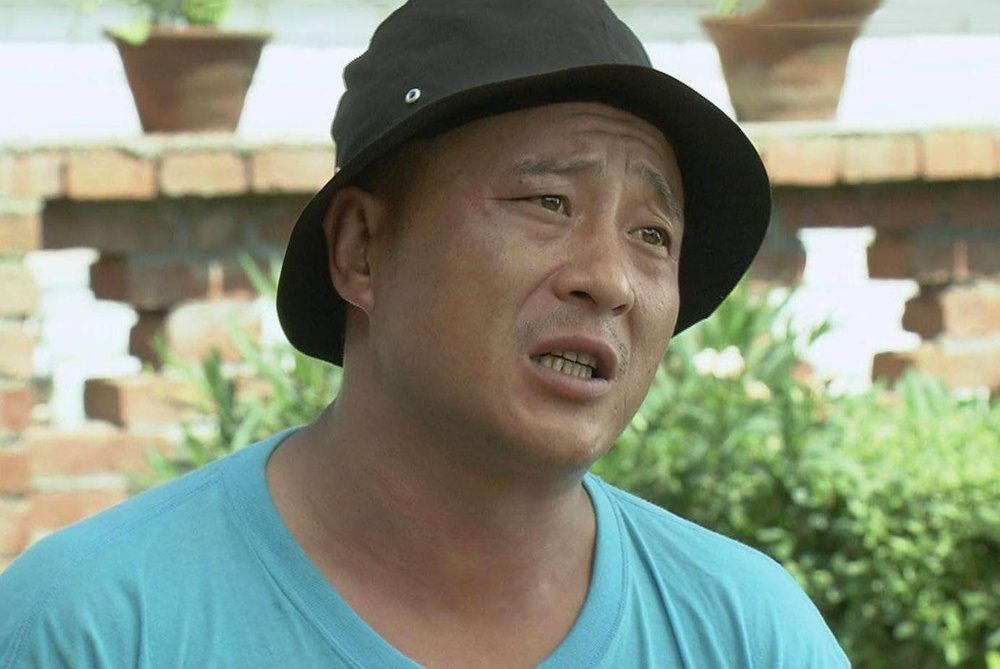
#> input picture 246-罗允骏/第四周/NicolasZhaoSi.jpg, 1000 x 669 px, shrunk from 1388 x 928 before the run
$ python ImplementingGaussianNoise.py
#> lines starting #> are read from the running program, lines starting #| are printed output that depends on the picture

import numpy as np
import cv2
from numpy import shape
import random


def GaussianNoise(src,means,sigma,percetage):
    NoiseImg=src
    NoiseNum=int(percetage*src.shape[0]*src.shape[1])
    for i in range(NoiseNum):

        randX=random.randint(0,src.shape[0]-1)
        randY=random.randint(0,src.shape[1]-1)

        NoiseImg[randX,randY]=NoiseImg[randX,randY]+random.gauss(means,sigma)
        if  NoiseImg[randX, randY]< 0:
            NoiseImg[randX, randY]=0
        elif NoiseImg[randX, randY]>255:
            NoiseImg[randX, randY]=255
    return NoiseImg
img = cv2.imread('NicolasZhaoSi.jpg',0)
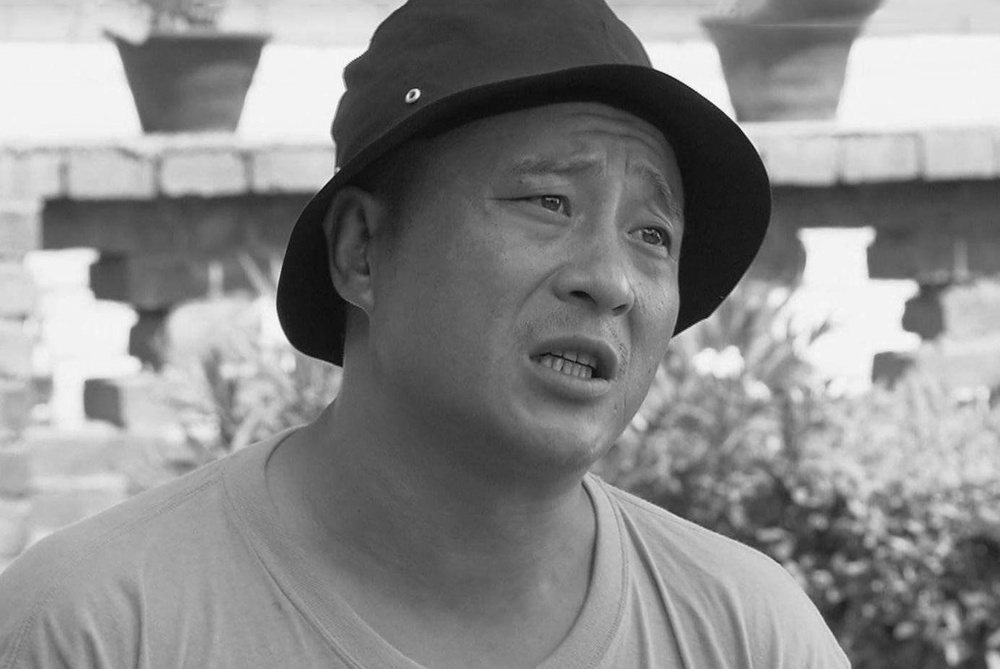
#> img: shape (669, 1000); min 9, max 255, mean 138.3
img1 = GaussianNoise(img,2,4,0.5)
img = cv2.imread('NicolasZhaoSi.jpg')
#> img is the input picture: shape (669, 1000, 3); mean B, G, R 124.7, 143, 134.2
img2 = cv2.cvtColor(img, cv2.COLOR_BGR2GRAY)
cv2.imshow('source',img2)
cv2.imshow('NicolasZhaoSi.jpg_GaussianNoise',img1)
cv2.waitKey(0)
